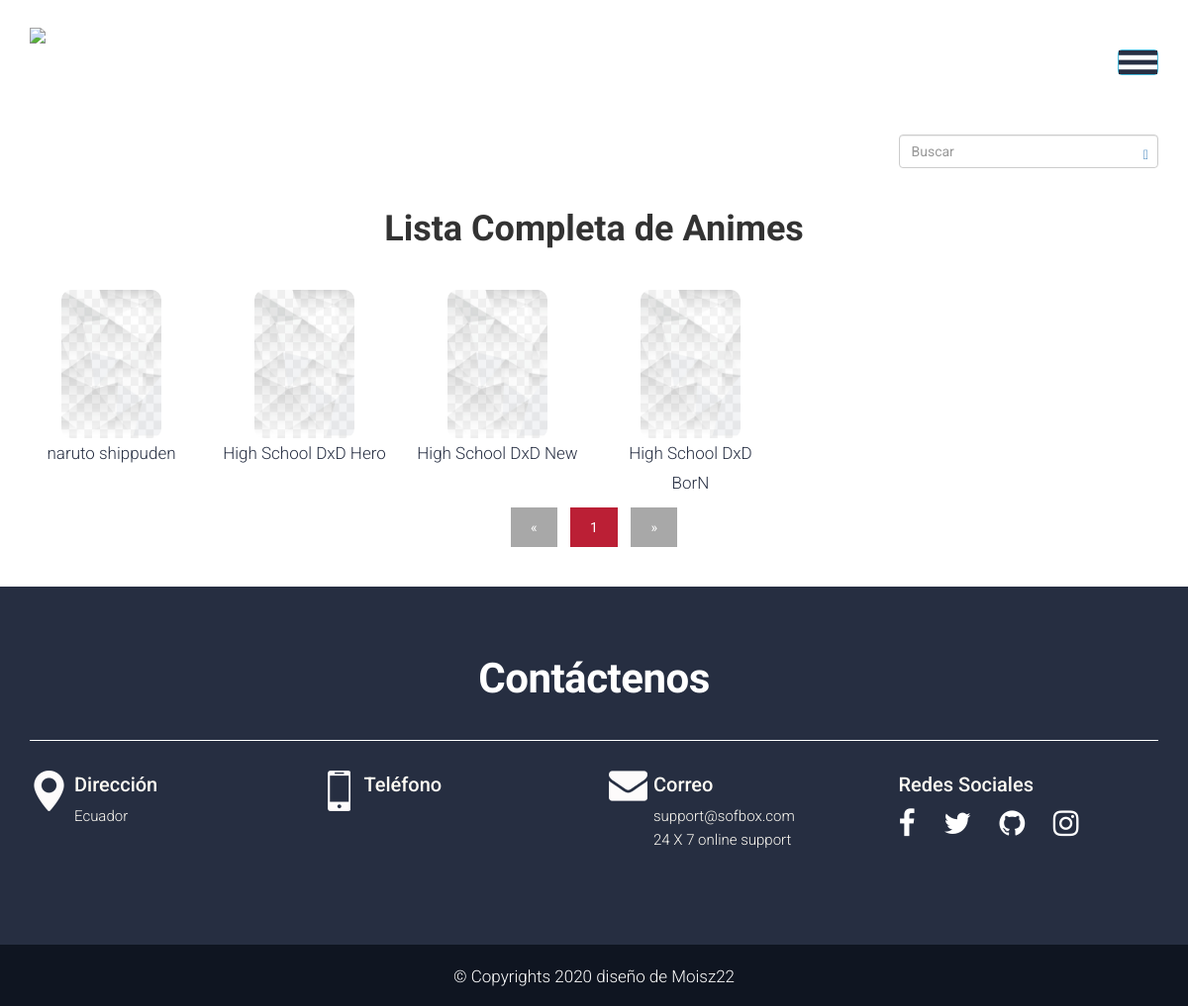
/lista_animes?g=accion, run on the app's committed database.
### tables this page shows
CREATE TABLE `anime_genero` (
  `anime_genero_id` int(11) NOT NULL,
  `anime_id` int(11) NOT NULL,
  `genero_id` int(11) NOT NULL,
  `anime_genero_estado` int(11) NOT NULL DEFAULT 1,
  `FechaRegistro` datetime NOT NULL DEFAULT current_timestamp()
);

CREATE TABLE `anime` (
  `anime_id` int(11) NOT NULL,
  `anime_nombre` varchar(100) NOT NULL,
  `anime_sinopsis` text NOT NULL,
  `anime_actualidad` varchar(30) NOT NULL COMMENT 'terminado, en emision, etc',
  `anime_estado_vista` varchar(50) NOT NULL COMMENT 'estado de la serie: pendiente, terminado o pendiente',
  `anime_estado` int(1) NOT NULL DEFAULT 1,
  `FechaRegistro` datetime NOT NULL DEFAULT current_timestamp(),
  `anime_imagen` varchar(250) DEFAULT NULL COMMENT '101x150 pixeles',
  `anime_banner` varchar(250) DEFAULT NULL,
  `anime_cantidad_capitulos` int(11) DEFAULT NULL,
  `anime_capitulo_terminado_ver` int(11) DEFAULT NULL
);

### lista_animes.php (called while the page is built, shortened)
<?php
require 'config/config.php';
require 'functions.php';
$conexion = conexion($bd_config);
if(file_exists('config/paginacion_config.txt')){
	$archivo = fopen('config/paginacion_config.txt', 'r');
	$linea1 = (int)str_replace('animes por pagina=','',fgets($archivo));
	$linea2 = (int)str_replace('animes por columna en moviles=','',fgets($archivo));
	$linea3 = (int)str_replace('animes por columna en pc=','',fgets($archivo));
}else{
	$archivo = fopen('config/paginacion_config.txt', 'w+b');
	fputs($archivo, "animes por pagina=24\nanimes por columna en moviles=3\nanimes por columna en pc=6");
	$linea1 = 24;
	$linea1 = 3;
	$linea1 = 6;
}
if($_SERVER['REQUEST_METHOD'] == 'GET' && isset($_GET['b'])){
	$b = limpiarDatos(filter_var($_GET['b'], FILTER_SANITIZE_STRING));
	$animes = traer_todos_los_animes($conexion, $linea1, $b);
}elseif($_SERVER['REQUEST_METHOD'] == 'GET' && isset($_GET['g'])){
	$g = limpiarDatos(filter_var($_GET['g'], FILTER_SANITIZE_STRING));
	$animes = traer_animes_por_genero($conexion, $linea1, $g);
} else{
		$animes = traer_todos_los_animes($conexion, $linea1);
}
require 'views/lista_animes.view.php';
?>

### functions.php (called while the page is built, shortened)
<?php
function limpiarDatos($dato){
	$dato = trim($dato);
	$dato = stripcslashes($dato);
	$dato = htmlspecialchars($dato);
	return $dato;
}
function pagina_actual(){
	return (isset($_GET['p'])) ? (int)$_GET['p'] : 1;
}
function traer_animes_por_genero($conexion, $animes_por_pagina, $g){
	$inicio = (pagina_actual() > 1) ? pagina_actual() * $animes_por_pagina - $animes_por_pagina : 0;
	$statement = $conexion->prepare("SELECT SQL_CALC_FOUND_ROWS * FROM anime as a, anime_genero as ag, genero as g  WHERE a.anime_id=ag.anime_id && ag.genero_id=g.genero_id && g.genero_nombre=:g && a.anime_estado=1 LIMIT $inicio, $animes_por_pagina");
		$statement->execute(array(
			'g' => $g
		)
		);
		return $statement->fetchAll();
}
?>

### views/lista_animes.view.php (the view, shortened to what this page needs)
<?php require 'views/header.php'; ?>
	<br />
	<div class="container">
		<br />
		<div class="row">
			<div class="col-6 col-sm-9"></div>
			<div class="col-6 col-sm-3">
				<div class="inner-addon right-addon">
					<form id="formulario_busqueda" action="<?php echo htmlspecialchars($_SERVER['PHP_SELF']);?>" method="GET">
						<a onclick="formulario_busqueda.submit();" href="#" title="buscar"><i class="glyphicon fa fa-search"></i></a>
	  					<input type="text" name="b" id="b" class="form-control" placeholder="Buscar"/>
	  				</form>
				</div>
			</div>
		</div>
		<br />
		<div class="row">
			<div class="col-12">
				<h1 class="text_align_center"><b>Lista Completa de Animes</b></h1>
			</div>
		</div>
		<br />
		<div class="row">
			<?php if($animes): ?>
				<?php foreach($animes as $anime): ?>
					<div class="col-<?php echo (12/$linea2);?> col-sm-<?php echo (12/$linea3);?>">
						<div class="todos_animes">
							<a href="single_anime?id=<?php echo $anime['anime_id'];?>">
							<?php if(isset($anime['anime_imagen']) && file_exists("images/animes/$anime[anime_imagen]")): ?>
								<img class="centrar_imagen animes_lista" src="images/animes/<?php echo $anime['anime_imagen'];?>">
							<?php else: ?>
								<img class="centrar_imagen animes_lista" src="images/animes/imagen_no_existe.jpg">
							<?php endif; ?>
								<p class="text_align_center"><?php echo $anime['anime_nombre'];?></p>
							</a>
						</div>
					</div>
				<?php endforeach; ?>
			<?php else: ?>
				<br/><br /><br /><br/><br /><br />
			<?php endif; ?>
		</div>
<?php if($animes): ?>
	<?php require 'paginacion.php'; ?>
<?php endif; ?>
</div>
<?php require 'footer.php'; ?>

### css/style.css (style rules this page uses)
body { color: #666666; font-size: 15px; font-family: 'Roboto', sans-serif; line-height: 1.80857; overflow-x: hidden !important; }
* { font-family: 'Roboto', sans-serif; }
a { color: #1f1f1f; text-decoration: none !important; outline: none !important; -webkit-transition: all .3s ease-in-out; -moz-transition: all .3s ease-in-out; -ms-transition: all .3s ease-in-out; -o-transition: all .3s ease-in-out; transition: all .3s ease-in-out; }
h1, h2, h3, h4, h5, h6 { letter-spacing: 0; font-weight: normal; position: relative; padding: 0 0 10px 0; font-weight: normal; line-height: 120% !important; color: #1f1f1f; margin: 0 }
h1 { font-size: 24px }
a { color: #1f1f1f; text-decoration: none; outline: none; }
a, .btn { text-decoration: none !important; outline: none !important; -webkit-transition: all .3s ease-in-out; -moz-transition: all .3s ease-in-out; -ms-transition: all .3s ease-in-out; -o-transition: all .3s ease-in-out; transition: all .3s ease-in-out; }
p { margin-top: 5px; margin-bottom: 1rem; font-size: 17px; font-weight: 300; line-height: 30px; color: #272f43; }
.text_align_center { text-align: center; }
.animes_lista { height: 150px; width: 101px; border-radius: 10px; }
.centrar_imagen { display: block; margin: auto; }
.inner-addon { position: relative; }
.inner-addon .glyphicon { position: absolute; padding: 10px; }
.right-addon .glyphicon { right: 0px; }
.right-addon input { padding-right: 30px; }

### css/timeline.css (style rules this page uses)
* { box-sizing: border-box; }

### data on the page
anime_genero: anime.anime_nombre "naruto shippuden"
anime_genero: anime.anime_nombre "High School DxD Hero"
anime_genero: anime.anime_nombre "High School DxD New"
anime_genero: anime.anime_nombre "High School DxD BorN"
